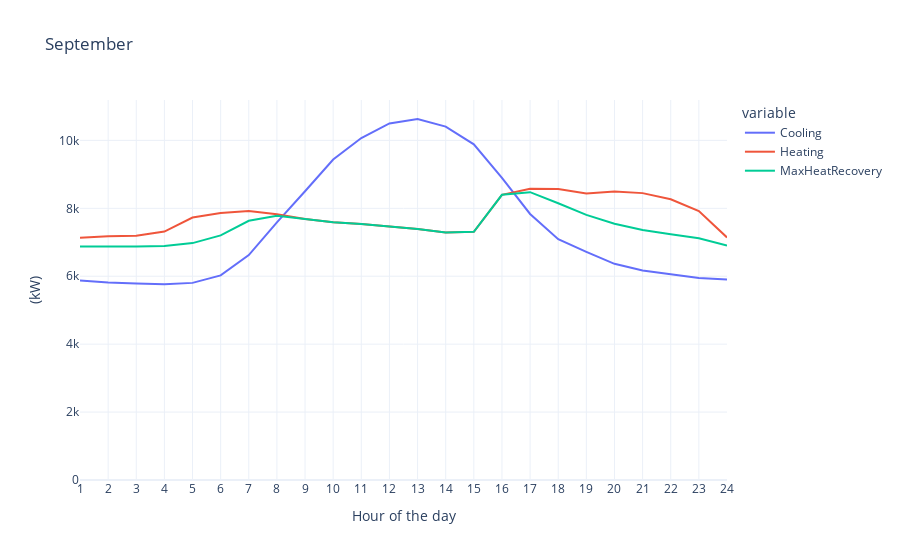

Source (notebook cell):
### Code cell
figs[8]

### Figure 1 — Plotly figure (JSON) as saved in the notebook; plotly's stock layout.template omitted (floating-point values rounded to 4 significant figures)
{"data": [{"hovertemplate": "variable=Cooling<br>x=%{x}<br>value=%{y}<extra></extra>", "legendgroup": "Cooling", "line": {"color": "#636efa", "dash": "solid"}, "mode": "lines", "name": "Cooling", "orientation": "v", "showlegend": true, "type": "scatter", "x": [1, 2, 3, 4, 5, 6, 7, 8, 9, 10, 11, 12, 13, 14, 15, 16, 17, 18, 19, 20, 21, 22, 23, 24], "xaxis": "x", "y": [5874.0, 5816.0, 5790.0, 5766.0, 5805.0, 6026.0, 6622.0, 7588.0, 8503.0, 9435.0, 10070.0, 10500.0, 10630.0, 10410.0, 9884.0, 8894.0, 7833.0, 7090.0, 6720.0, 6365.0, 6171.0, 6057.0, 5951.0, 5904.0], "yaxis": "y"}, {"hovertemplate": "variable=Heating<br>x=%{x}<br>value=%{y}<extra></extra>", "legendgroup": "Heating", "line": {"color": "#EF553B", "dash": "solid"}, "mode": "lines", "name": "Heating", "orientation": "v", "showlegend": true, "type": "scatter", "x": [1, 2, 3, 4, 5, 6, 7, 8, 9, 10, 11, 12, 13, 14, 15, 16, 17, 18, 19, 20, 21, 22, 23, 24], "xaxis": "x", "y": [7131.0, 7181.0, 7194.0, 7316.0, 7730.0, 7861.0, 7920.0, 7826.0, 7688.0, 7588.0, 7536.0, 7469.0, 7390.0, 7287.0, 7308.0, 8398.0, 8579.0, 8571.0, 8440.0, 8493.0, 8448.0, 8268.0, 7917.0, 7144.0], "yaxis": "y"}, {"hovertemplate": "variable=MaxHeatRecovery<br>x=%{x}<br>value=%{y}<extra></extra>", "legendgroup": "MaxHeatRecovery", "line": {"color": "#00cc96", "dash": "solid"}, "mode": "lines", "name": "MaxHeatRecovery", "orientation": "v", "showlegend": true, "type": "scatter", "x": [1, 2, 3, 4, 5, 6, 7, 8, 9, 10, 11, 12, 13, 14, 15, 16, 17, 18, 19, 20, 21, 22, 23, 24], "xaxis": "x", "y": [6873.0, 6867.0, 6876.0, 6891.0, 6976.0, 7203.0, 7632.0, 7779.0, 7688.0, 7588.0, 7536.0, 7469.0, 7390.0, 7287.0, 7308.0, 8398.0, 8476.0, 8150.0, 7808.0, 7548.0, 7359.0, 7240.0, 7117.0, 6901.0], "yaxis": "y"}], "layout": {"autosize": true, "legend": {"title": {"text": "variable"}, "tracegroupgap": 0}, "title": {"text": "September"}, "xaxis": {"anchor": "y", "autorange": true, "domain": [0, 1], "dtick": 1, "range": [1, 24], "title": {"text": "Hour of the day"}, "type": "linear"}, "yaxis": {"anchor": "x", "autorange": true, "domain": [0, 1], "range": [0, 11190.0], "rangemode": "tozero", "title": {"text": "(kW)"}, "type": "linear"}}}
